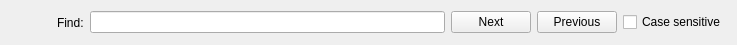
<?xml version="1.0" encoding="UTF-8"?>
<ui version="4.0">
 <class>Find</class>
 <widget class="QWidget" name="Find">
  <property name="geometry">
   <rect>
    <x>0</x>
    <y>0</y>
    <width>737</width>
    <height>45</height>
   </rect>
  </property>
  <property name="sizePolicy">
   <sizepolicy hsizetype="Preferred" vsizetype="Fixed">
    <horstretch>0</horstretch>
    <verstretch>0</verstretch>
   </sizepolicy>
  </property>
  <property name="minimumSize">
   <size>
    <width>0</width>
    <height>0</height>
   </size>
  </property>
  <property name="maximumSize">
   <size>
    <width>16777215</width>
    <height>45</height>
   </size>
  </property>
  <property name="windowTitle">
   <string>Find</string>
  </property>
  <layout class="QHBoxLayout" name="horizontalLayout">
   <item>
    <widget class="QPushButton" name="btnClose">
     <property name="text">
      <string/>
     </property>
     <property name="icon">
      <iconset resource="../../../icons.qrc">
       <normaloff>:/resources/icons/cancel.png</normaloff>:/resources/icons/cancel.png</iconset>
     </property>
     <property name="flat">
      <bool>true</bool>
     </property>
    </widget>
   </item>
   <item>
    <widget class="QLabel" name="label">
     <property name="text">
      <string>Find:</string>
     </property>
    </widget>
   </item>
   <item>
    <widget class="QLineEdit" name="leQuery">
     <property name="sizePolicy">
      <sizepolicy hsizetype="Expanding" vsizetype="Fixed">
       <horstretch>1</horstretch>
       <verstretch>0</verstretch>
      </sizepolicy>
     </property>
    </widget>
   </item>
   <item>
    <widget class="QPushButton" name="btnNext">
     <property name="text">
      <string>Next</string>
     </property>
     <property name="autoDefault">
      <bool>true</bool>
     </property>
    </widget>
   </item>
   <item>
    <widget class="QPushButton" name="btnPrev">
     <property name="text">
      <string>Previous</string>
     </property>
     <property name="autoDefault">
      <bool>true</bool>
     </property>
    </widget>
   </item>
   <item>
    <widget class="QCheckBox" name="chckCase">
     <property name="text">
      <string>Case sensitive</string>
     </property>
    </widget>
   </item>
  </layout>
 </widget>
 <resources>
  <include location="../../../icons.qrc"/>
 </resources>
 <connections/>
</ui>
